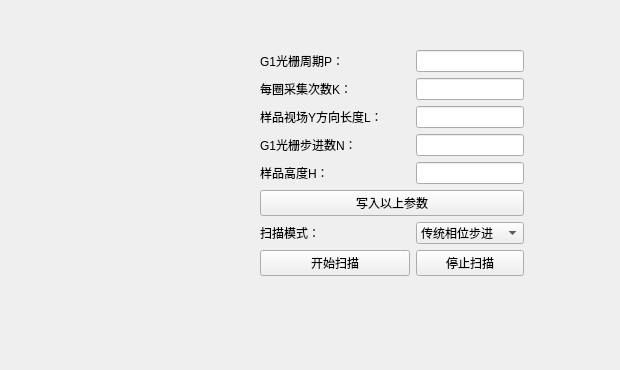
      <widget class="QWidget" name="tab_9">
       <attribute name="icon">
        <iconset>
         <normaloff>tab_扫描控制.bmp</normaloff>tab_扫描控制.bmp</iconset>
       </attribute>
       <attribute name="title">
        <string/>
       </attribute>
       <widget class="QWidget" name="formLayoutWidget">
        <property name="geometry">
         <rect>
          <x>260</x>
          <y>50</y>
          <width>351</width>
          <height>311</height>
         </rect>
        </property>
        <layout class="QGridLayout" name="gridLayout">
         <property name="sizeConstraint">
          <enum>QLayout::SetFixedSize</enum>
         </property>
         <item row="6" column="0">
          <widget class="QLabel" name="label_11">
           <property name="text">
            <string>扫描模式：</string>
           </property>
          </widget>
         </item>
         <item row="6" column="1">
          <widget class="QComboBox" name="comboBox_ScanMode">
           <item>
            <property name="text">
             <string>传统相位步进</string>
            </property>
           </item>
           <item>
            <property name="text">
             <string>周步进</string>
            </property>
           </item>
           <item>
            <property name="text">
             <string>免步进</string>
            </property>
           </item>
          </widget>
         </item>
         <item row="0" column="0">
          <widget class="QLabel" name="label_3">
           <property name="text">
            <string>G1光栅周期P：</string>
           </property>
          </widget>
         </item>
         <item row="2" column="0">
          <widget class="QLabel" name="label_8">
           <property name="text">
            <string>样品视场Y方向长度L：        </string>
           </property>
          </widget>
         </item>
         <item row="3" column="0">
          <widget class="QLabel" name="label_7">
           <property name="text">
            <string>G1光栅步进数N：</string>
           </property>
          </widget>
         </item>
         <item row="4" column="1">
          <widget class="QLineEdit" name="lineEdit_ScanH"/>
         </item>
         <item row="3" column="1">
          <widget class="QLineEdit" name="lineEdit_ScanN"/>
         </item>
         <item row="4" column="0">
          <widget class="QLabel" name="label_10">
           <property name="text">
            <string>样品高度H：</string>
           </property>
          </widget>
         </item>
         <item row="1" column="0">
          <widget class="QLabel" name="label_9">
           <property name="text">
            <string>每圈采集次数K：</string>
           </property>
          </widget>
         </item>
         <item row="0" column="1">
          <widget class="QLineEdit" name="lineEdit_ScanP"/>
         </item>
         <item row="1" column="1">
          <widget class="QLineEdit" name="lineEdit_ScanK"/>
         </item>
         <item row="2" column="1">
          <widget class="QLineEdit" name="lineEdit_ScanL"/>
         </item>
         <item row="5" column="0" colspan="2">
          <widget class="QPushButton" name="btn_WriteParameter">
           <property name="text">
            <string>写入以上参数</string>
           </property>
          </widget>
         </item>
         <item row="7" column="0">
          <widget class="QPushButton" name="btn_ScanStart">
           <property name="text">
            <string>开始扫描</string>
           </property>
          </widget>
         </item>
         <item row="7" column="1">
          <widget class="QPushButton" name="btn_ScanStop">
           <property name="text">
            <string>停止扫描</string>
           </property>
          </widget>
         </item>
        </layout>
       </widget>
      </widget>
